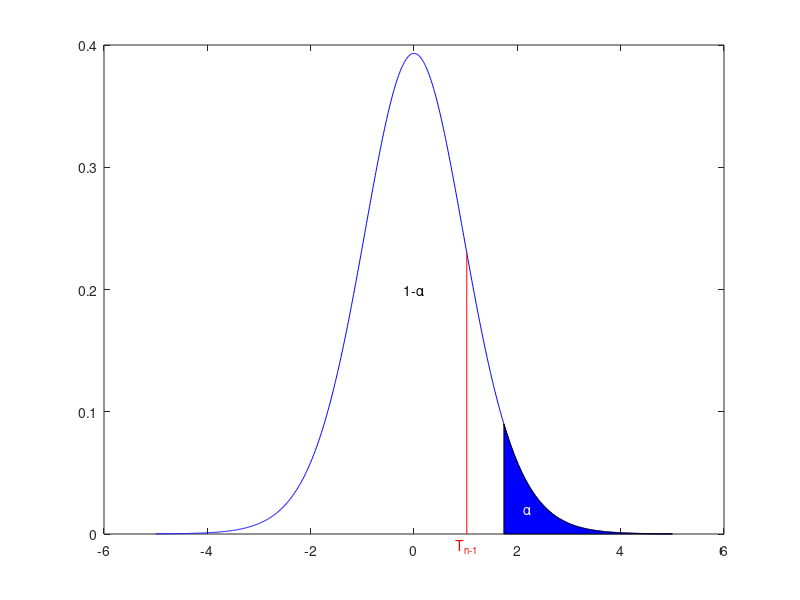

MATLAB code for this plot:
function esercizio4
    main;
end

function main
    settings;
    n_1=12;
    n_2=10;
    xbar_1=85;
    s_1=4;
    var_1=s_1^2;
    xbar_2=81;
    s_2=5;
    var_2=s_2^2;
    alpha=0.05;
    mu=2;
    nuN=(((var_1)/(n_1))+((var_2)/(n_2)))^2;
    nuD=(((((var_1)/(n_1))^2)/(n_1-1))+((((var_2)/(n_2))^2)/(n_2-1)));
    nu=fix(nuN/nuD);
    t_n=(((xbar_1-xbar_2)-(mu))/(sqrt(((var_1)/(n_1))+((var_2)/(n_2)))));
    t_alpha=tinv(1-alpha,nu);
    myPlot(t_n,nu,t_alpha);
    if(test(t_n,nu,t_alpha))
        fprintf("Si può concludere che l'usura del materiale 1 non supera l'usura del materiale 2 di più di 2 unità.\n"); %H_0
    else
        fprintf("Si può concludere che l'usura del materiale 1 supera l'usura del materiale 2 di più di 2 unità.\n"); %H_1
    end
end

function h=test(t_n,nu,t_alpha)
    f=@(x)tpdf(x,nu);
    p_value=integral(f,t_n,inf);
    alpha=integral(f,t_alpha,inf);
    h=(p_value>=alpha);
end

function myPlot(t_n,nu,t_alpha)
    x=-5:0.01:5;
    y=tpdf(x,nu);
    plot(x,y,"Color","blue");
    hold on;
    x=t_alpha:0.01:5;
    y=tpdf(x,nu);
    area(x,y,"FaceColor","blue");
    line([t_n,t_n],[0,tpdf(t_n,nu)],"Color","red");
    text(t_n,-0.01,"T_n_-_1","Color","red","HorizontalAlignment","center");
    text(0,0.2,"1-α","Color","black","HorizontalAlignment","center");
    text(2.2,0.02,"α","Color","white","HorizontalAlignment","center");
end

function settings
    clear;
    close all;
    commandwindow;
    clc;
end